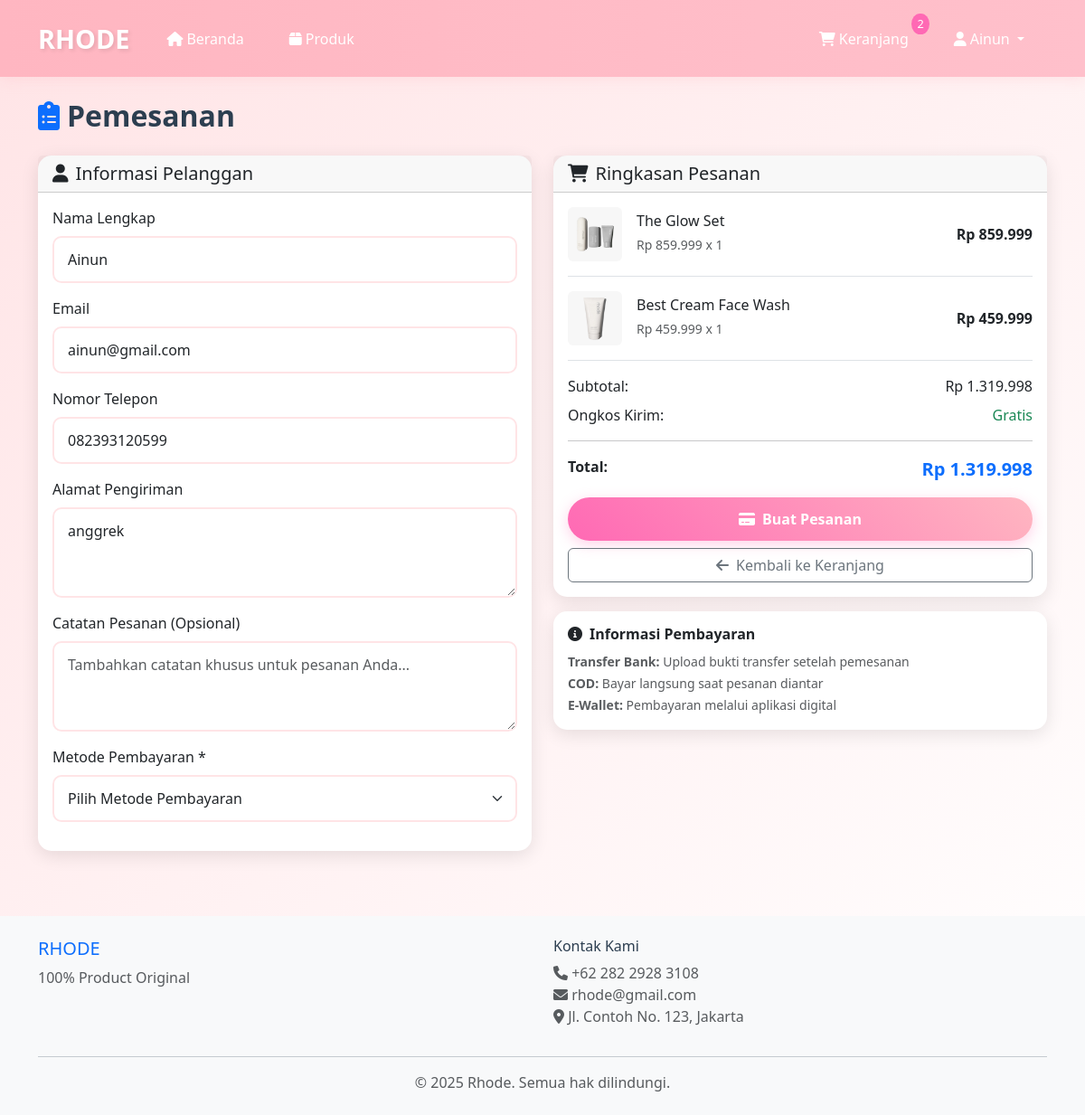
/customer/pemesanan.php (signed in), run on the app's committed database.
### tables this page shows
CREATE TABLE `customer` (
  `id_customer` int(11) NOT NULL,
  `nama_lengkap` varchar(100) NOT NULL,
  `email` varchar(100) NOT NULL,
  `no_telepon` varchar(15) NOT NULL,
  `alamat` text NOT NULL,
  `username` varchar(50) NOT NULL,
  `password` varchar(255) NOT NULL,
  `created_at` timestamp NOT NULL DEFAULT current_timestamp()
);

CREATE TABLE `keranjang` (
  `id_keranjang` int(11) NOT NULL,
  `id_customer` int(11) DEFAULT NULL,
  `id_produk` int(11) DEFAULT NULL,
  `jumlah` int(11) NOT NULL DEFAULT 1,
  `created_at` timestamp NOT NULL DEFAULT current_timestamp()
);

CREATE TABLE `produk` (
  `id_produk` int(11) NOT NULL,
  `nama_produk` varchar(100) NOT NULL,
  `deskripsi` text DEFAULT NULL,
  `harga` decimal(10,2) NOT NULL,
  `stok` int(11) NOT NULL DEFAULT 0,
  `id_kategori` int(11) DEFAULT NULL,
  `gambar` varchar(255) DEFAULT NULL,
  `status` enum('aktif','nonaktif') DEFAULT 'aktif',
  `created_at` timestamp NOT NULL DEFAULT current_timestamp()
);

### config/database.php (called while the page is built, shortened)
<?php
function format_rupiah($angka) {
    return "Rp " . number_format($angka, 0, ',', '.');
}
?>

### includes/functions.php (called while the page is built, shortened)
<?php
require_once '../config/database.php';
function get_cart_total($customer_id) {
    global $pdo;
    $stmt = $pdo->prepare("
        SELECT SUM(k.jumlah * p.harga) as total
        FROM keranjang k
        JOIN produk p ON k.id_produk = p.id_produk
        WHERE k.id_customer = ?
    ");
    $stmt->execute([$customer_id]);
    $result = $stmt->fetch();
    return $result['total'] ?? 0;
}
?>

### customer/pemesanan.php (the view, shortened to what this page needs)
<?php
require_once '../config/database.php';
require_once '../includes/functions.php';
$stmt = $pdo->prepare("SELECT * FROM customer WHERE id_customer = ?");
$stmt->execute([$_SESSION['customer_id']]);
$customer = $stmt->fetch();
$stmt = $pdo->prepare("
    SELECT k.*, p.nama_produk, p.harga, p.stok, p.gambar,
           (k.jumlah * p.harga) as subtotal
    FROM keranjang k
    JOIN produk p ON k.id_produk = p.id_produk
    WHERE k.id_customer = ? AND p.status = 'aktif'
    ORDER BY k.created_at DESC
");
$stmt->execute([$_SESSION['customer_id']]);
$cart_items = $stmt->fetchAll();
$total_price = get_cart_total($_SESSION['customer_id']);
include '../includes/header.php';
include '../includes/navbar-customer.php';
?>
<div class="container my-4">
    <div class="row">
        <div class="col-12">
            <h2 class="fw-bold mb-4">
                <i class="fas fa-clipboard-list me-2 text-primary"></i>Pemesanan
            </h2>
        </div>
    </div>
    <form method="POST" id="orderForm" data-validate="true">
        <div class="row">
            <div class="col-lg-6 mb-4">
                <div class="card card-custom">
                    <div class="card-header">
                        <h5 class="mb-0">
                            <i class="fas fa-user me-2"></i>Informasi Pelanggan
                        </h5>
                    </div>
                    <div class="card-body">
                        <div class="mb-3">
                            <label class="form-label">Nama Lengkap</label>
                            <input type="text" class="form-control form-control-custom"
                                   value="<?php echo htmlspecialchars($customer['nama_lengkap']); ?>" readonly>
                        </div>
                        <div class="mb-3">
                            <label class="form-label">Email</label>
                            <input type="email" class="form-control form-control-custom"
                                   value="<?php echo htmlspecialchars($customer['email']); ?>" readonly>
                        </div>
                        <div class="mb-3">
                            <label class="form-label">Nomor Telepon</label>
                            <input type="tel" class="form-control form-control-custom"
                                   value="<?php echo htmlspecialchars($customer['no_telepon']); ?>" readonly>
                        </div>
                        <div class="mb-3">
                            <label class="form-label">Alamat Pengiriman</label>
                            <textarea class="form-control form-control-custom" rows="3" readonly><?php echo htmlspecialchars($customer['alamat']); ?></textarea>
                        </div>
                        <div class="mb-3">
                            <label for="catatan" class="form-label">Catatan Pesanan (Opsional)</label>
                            <textarea class="form-control form-control-custom" id="catatan" name="catatan"
                                      rows="3" placeholder="Tambahkan catatan khusus untuk pesanan Anda..."><?php echo htmlspecialchars($_POST['catatan'] ?? ''); ?></textarea>
                        </div>
                        <div class="mb-3">
                            <label for="metode_pembayaran" class="form-label">Metode Pembayaran *</label>
                            <select class="form-select form-control-custom" id="metode_pembayaran" name="metode_pembayaran" required>
                                <option value="">Pilih Metode Pembayaran</option>
                            </select>
                        </div>
                    </div>
                </div>
            </div>
            <div class="col-lg-6 mb-4">
                <div class="card card-custom">
                    <div class="card-header">
                        <h5 class="mb-0">
                            <i class="fas fa-shopping-cart me-2"></i>Ringkasan Pesanan
                        </h5>
                    </div>
                    <div class="card-body">
                        <?php foreach ($cart_items as $item): ?>
                        <div class="d-flex align-items-center mb-3 pb-3 border-bottom">
                            <img src="../assets/images/products/<?php echo $item['gambar'] ?: 'default.jpg'; ?>"
                                 alt="<?php echo htmlspecialchars($item['nama_produk']); ?>"
                                 class="rounded me-3" style="width: 60px; height: 60px; object-fit: cover;"
                                 onerror="this.src='../assets/images/default.jpg'">
                            <div class="flex-grow-1">
                                <h6 class="mb-1"><?php echo htmlspecialchars($item['nama_produk']); ?></h6>
                                <small class="text-muted">
                                    <?php echo format_rupiah($item['harga']); ?> x <?php echo $item['jumlah']; ?>
                                </small>
                            </div>
                            <div class="text-end">
                                <strong><?php echo format_rupiah($item['subtotal']); ?></strong>
                            </div>
                        </div>
                        <?php endforeach; ?>
                        <div class="d-flex justify-content-between mb-2">
                            <span>Subtotal:</span>
                            <span><?php echo format_rupiah($total_price); ?></span>
                        </div>
                        <div class="d-flex justify-content-between mb-2">
                            <span>Ongkos Kirim:</span>
                            <span class="text-success">Gratis</span>
                        </div>
                        <hr>
                        <div class="d-flex justify-content-between mb-3">
                            <strong>Total:</strong>
                            <strong class="text-primary fs-5"><?php echo format_rupiah($total_price); ?></strong>
                        </div>
                        <div class="d-grid gap-2">
                            <button type="submit" class="btn btn-custom btn-lg">
                                <i class="fas fa-credit-card me-2"></i>Buat Pesanan
                            </button>
                            <a href="keranjang.php" class="btn btn-outline-secondary">
                                <i class="fas fa-arrow-left me-2"></i>Kembali ke Keranjang
                            </a>
                        </div>
                    </div>
                </div>
                <div class="card card-custom mt-3">
                    <div class="card-body">
                        <h6 class="fw-bold">
                            <i class="fas fa-info-circle me-2"></i>Informasi Pembayaran
                        </h6>
                        <small class="text-muted">
                            <strong>Transfer Bank:</strong> Upload bukti transfer setelah pemesanan<br>
                            <strong>COD:</strong> Bayar langsung saat pesanan diantar<br>
                            <strong>E-Wallet:</strong> Pembayaran melalui aplikasi digital
                        </small>
                    </div>
                </div>
            </div>
        </div>
    </form>
</div>
<?php include '../includes/footer.php'; ?>

### assets/css/style.css (style rules this page uses)
:root { --primary-pink: #FFB6C1; --secondary-pink: #FFC0CB; --light-pink: #FFE4E6; --white: #FFFFFF; --dark-pink: #FF69B4; --text-dark: #2C3E50; --gray-light: #F8F9FA; }
* { margin: 0; padding: 0; box-sizing: border-box; }
body { font-family: 'Segoe UI', Tahoma, Geneva, Verdana, sans-serif; background: linear-gradient(135deg, var(--light-pink) 0%, var(--white) 100%); min-height: 100vh; color: var(--text-dark); }
.btn-custom { background: linear-gradient(45deg, var(--dark-pink), var(--primary-pink)); border: none; color: white; padding: 12px 30px; font-size: 1rem; font-weight: 600; border-radius: 25px; transition: all 0.3s ease; box-shadow: 0 4px 15px rgba(255, 105, 180, 0.3); }
.card-custom { border: none; border-radius: 15px; box-shadow: 0 5px 20px rgba(0, 0, 0, 0.1); transition: all 0.3s ease; background: var(--white); }
.form-control-custom { border: 2px solid var(--light-pink); border-radius: 10px; padding: 12px 15px; transition: all 0.3s ease; background-color: var(--white); }

### data on the page
customer: nama_lengkap "Ainun", email "ainun@gmail.com", no_telepon "082393120599", alamat "anggrek"
keranjang: id_produk.gambar (picture), id_produk.nama_produk "The Glow Set", id_produk.harga "Rp 859.999", jumlah "1", subtotal "Rp 859.999"
keranjang: id_produk.gambar (picture), id_produk.nama_produk "Best Cream Face Wash", id_produk.harga "Rp 459.999", jumlah "1", subtotal "Rp 459.999"

### other printed values
$cart_count "2"
$_SESSION['customer_nama'] "Ainun"
format_rupiah($total_price) "Rp 1.319.998"
